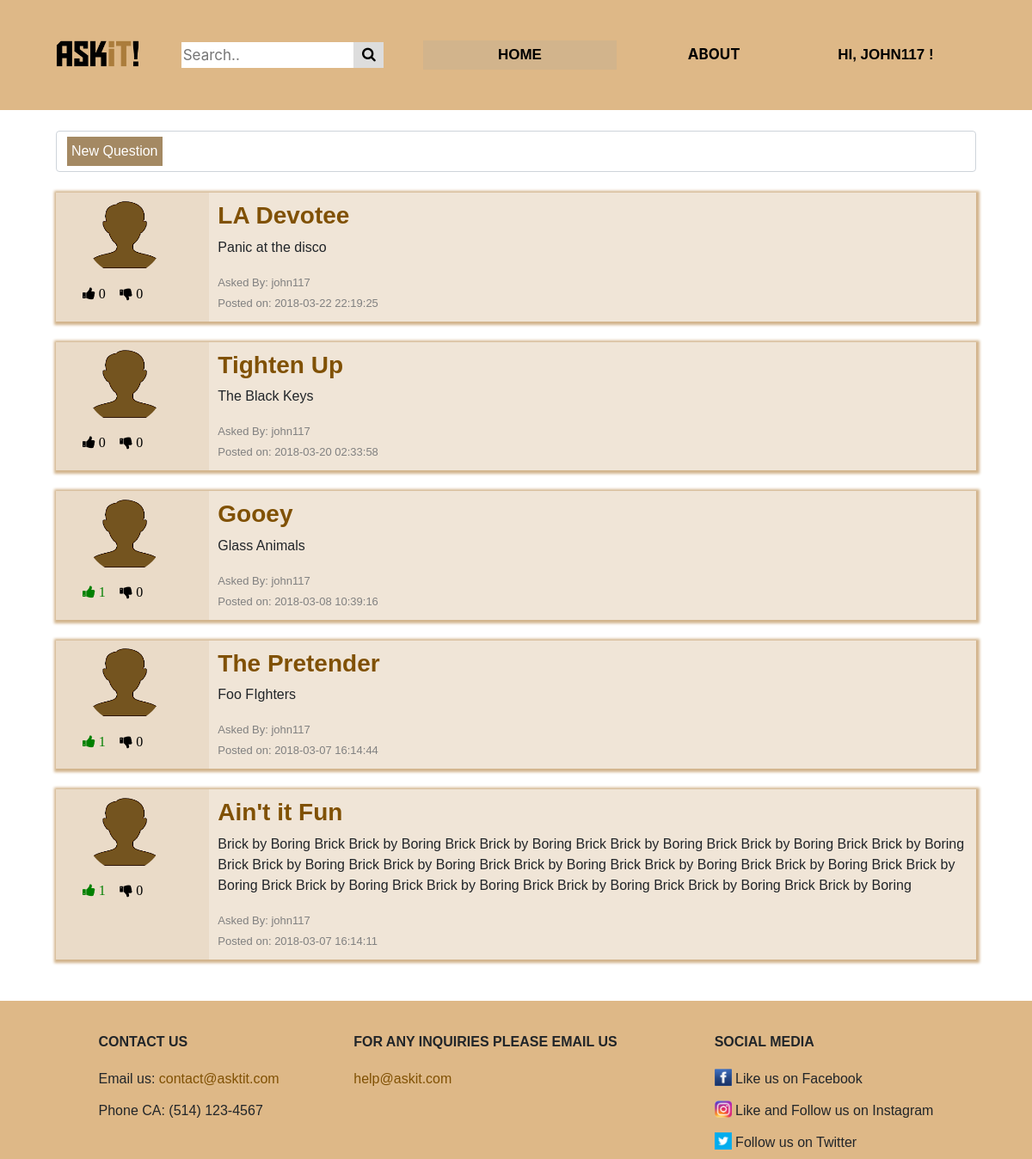
The app's page /home_page/homepage.php (signed in) with its own data.
### tables this page shows
CREATE TABLE IF NOT EXISTS `questions` (
  `id` int(11) NOT NULL AUTO_INCREMENT,
  `account_id` int(11) DEFAULT NULL,
  `header` varchar(100) NOT NULL DEFAULT 'Ain''t it Fun',
  `content` varchar(500) NOT NULL DEFAULT 'Brick by Boring Brick',
  `date` timestamp NOT NULL DEFAULT CURRENT_TIMESTAMP,
  `upvotes` mediumint(8) UNSIGNED NOT NULL DEFAULT '0',
  `downvotes` mediumint(8) UNSIGNED NOT NULL DEFAULT '0',
  `tags` varchar(100) NOT NULL DEFAULT 'noob',
  PRIMARY KEY (`id`),
  KEY `fk_questions_account_id` (`account_id`)
);

CREATE TABLE IF NOT EXISTS `accounts` (
  `id` int(11) NOT NULL AUTO_INCREMENT,
  `username` varchar(20) NOT NULL DEFAULT 'john117',
  `password` varchar(500) DEFAULT NULL,
  `name` varchar(25) NOT NULL DEFAULT 'default name',
  `last_name` varchar(25) NOT NULL DEFAULT 'default  last',
  `gender` set('Male','Female','Other') NOT NULL DEFAULT 'Male',
  `security_one` set('What is the first name of the person you first kissed?','What is the last name of the teacher who gave you your first failing grade?','What is your pets name?','What was the name of your elementary / primary school?','In what city or town does your nearest sibling live?','What was your childhood nickname?','What is the name of your favorite childhood friend?') DEFAULT 'What is the first name of the person you first kissed?',
  `security_two` set('In what city or town did your mother and father meet?','What is the middle name of your oldest child?','What is your favorite team?','What is your favorite movie?','What was your favorite sport in high school?','What was your favorite food as a child?','Who is your childhood sports hero?','What was the name of the company where you had your first job?') NOT NULL DEFAULT 'In what city or town did your mother and father meet?',
  `answer_one` varchar(20) NOT NULL DEFAULT 'a1',
  `answer_two` varchar(20) NOT NULL DEFAULT 'a2',
  `bio` varchar(500) NOT NULL DEFAULT 'Training to be like goku',
  `profession` set('Gamer','Student','Potatoe','Teacher','Professor','Hipster','Trainer','Sloth') NOT NULL DEFAULT 'Potatoe',
  `pin` varchar(4) DEFAULT NULL,
  `profile_picture_path` varchar(500) NOT NULL DEFAULT '../img/avatar2.png',
  PRIMARY KEY (`id`),
  UNIQUE KEY `username` (`username`)
);

### private/models/Vote.php (called while the page is built, shortened)
<?php
class Vote{
	public static function getClass($vote){
		if($vote){
			return $vote['vote'] == 1 ? 'is-liked': 'is-disliked';
		}
		return null;
	}
}

### public_html/home_page/homepage.php (the view, shortened to what this page needs)
<?php
  require "../../private/models/Vote.php";
  if($_SERVER["REQUEST_METHOD"] == "POST"){
    $log->lwrite("POST METHOD. for homepage.php");
  }
  else if($_SERVER["REQUEST_METHOD"] == "GET"){
    include('header.php');
    include_once('..\..\private\controllers\question_controller.php');
    echo "<link rel='stylesheet' type='text/css' href='../css/homepage.css'>";
      	$votes=[];
        $servername = $config['servername'];
        $username = $config['username'];
        $password = $config['password'];
        $dbname = $config['dbname'];
        $con = mysqli_connect($servername, $username, $password, $dbname) or die("Connection Failed");
   		$result = mysqli_query($con,"SELECT questions.*, accounts.username,accounts.name FROM questions AS questions INNER JOIN accounts ON accounts.id=questions.account_id ORDER BY date DESC, upvotes DESC, downvotes");
        try{
            $pdo = new PDO("mysql:host=$servername;dbname=$dbname", $username, $password);
            $pdo->setAttribute(PDO::ATTR_ERRMODE, PDO::ERRMODE_EXCEPTION);
        }catch(PDOException $e){
          echo "Connection failed: " . $e->getMessage();
        }
      	if(isset($_SESSION['userid'])){
            $req = $pdo -> prepare("SELECT * FROM votes WHERE ref=? AND user_id=?");
            $req->execute (['questions',$_SESSION['userid']]);
            while($vote=$req->fetch()){
              array_push($votes, $vote);
            }
      }
      echo "<main>";
      if(isset($_SESSION['userid'])){
      	echo "
          <br>
      		<form>
        		<div class='container'  ng-app='myApp' ng-controller='mainCtrl'>
          			<div class='form-control space'>
          				<button type='button' class=' btn-md newQuestionButton' onclick=" . '"location.href=' . "'newQuestion.php';" . '"'. "/>New Question</button>
          			</div>
          		</div>
      		</form>";
      	}
      echo "<br><div class='container'>";
 		 while($info = mysqli_fetch_array($result,MYSQLI_ASSOC)) {
 		 	$vote=getVote($votes,$info['id']);
	        if($info['id']==$vote['ref_id']){
	          $vote_class=Vote::getClass($vote);
	        }else{
	          $vote_class=Vote::getClass(false);
	        }
	        echo "
	          <div class='form-group row questionBlock'>
              <div class='col-md-2 '>";
                $file_path=$info['name'];
                if(!file_exists($file_path)) {
                $file_path = "..\img\avatar2.png";
                };
            echo "<div class='col-md-10'><img class='circle_img' src=".$file_path."></div>";
            echo"
	            <div class='details vote_btns ".$vote_class." '>
  	            <form action= '..\..\private\models\Like.php?ref=questions&ref_id=".$info['id']."&vote=1&page=homepage.php' method='POST'>
  	              <button type='submit' class='vote_btn vote_like' ";
  	              if(!isset($_SESSION['userid'])){
  	              	echo "disabled";
  	              }
  	            echo "><i class='fa fa-thumbs-up'> ". $info['upvotes'] . "</i></button>
  	            </form>
  	            <form action='..\..\private\models\Like.php?ref=questions&ref_id=".$info['id']."&vote=-1&page=homepage.php' method='POST'>
  	              <button type='submit' class='vote_btn vote_dislike' ";
  	              if(!isset($_SESSION['userid'])){
  	              	echo "disabled";
  	              }
  	            echo "><i class='fa fa-thumbs-down'> ". $info['downvotes'] . "</i></button>
  	              </form>
                  </div>
  	            </div>
  	            <div class='col-md-10 question'>
  	              <div>
  	              <a href='questionThreadPage.php?questionid=".$info['id']."'>
  	                <h3><strong>" . $info['header'] . "</strong></h3></a>
  	              </div>
  	              <p>" . $info['content'] . "
  	              </p>
  	              <span class = questionByDetail>Asked By: " .$info['username']. "<br>
  	              Posted on: " . $info['date'] . "</span>
	            </div>
	          </div><br>";
      		}
      echo '</div></main>';
  }
  function getVote($votes,$info_id){
      foreach ($votes as $vote) {
        if($vote['ref_id']==$info_id){
          return $vote;
        }
      }
      return false;
    }
  include("footer.php");
?>

### public_html/css/header.css (style rules this page uses)
.container { position: relative; max-width: 1100px; font-family: helvetica, sans-serif; }
.container img { float: left; }
html, body { height: 100%; }

### public_html/css/homepage.css (style rules this page uses)
.questionBlock { background-color: #eadbc8; display: flex; flex-direction: row; justify-content: space-between; max-width: 1100px; margin: auto; -webkit-box-shadow: 1px 1px 3px 3px #D2B48C; box-shadow: 1px 1px 3px 3px #D2B48C; }
.details { height: auto; order: 1; align-self: center; padding: 10px; }
.question { order: 2; width: 90%; background-color: #F0E5D7; padding:10px; }
.vote_btns { float:left; padding-top: 3.2%; padding-bottom: 3%; }
.vote_btns form { display: inline-block; }
.vote_btn { border: none; cursor:pointer; background: transparent; }
.vote_like:hover, .is-liked .vote_like { color:green; }
.questionByDetail { color: #808080; font-size: 13px; }
.circle_img { width:100px; height:100px; border-radius: 50%; padding: 5%; }
.newQuestionButton { background-color: #A48963; color: white; border: none; padding: 0px; outline: none; cursor: pointer; padding: 5px; border-color: black; }

### public_html/css/footer.css (style rules this page uses)
body { margin:0; padding:0; height:100%; }
.container { min-height:100%; font-family: helvetica, sans-serif; }
html, body { height: 100%; }
main { min-height: 57%; }
a { color: #805104; }

### records on screen
questions: upvotes "0", downvotes "0", header "LA Devotee", content "Panic at the disco", account.username "john117", date "2018-03-22 22:19:25"
questions: upvotes "0", downvotes "0", header "Tighten Up", content "The Black Keys", account.username "john117", date "2018-03-20 02:33:58"
questions: upvotes "1", downvotes "0", header "Gooey", content "Glass Animals", account.username "john117", date "2018-03-08 10:39:16"
questions: upvotes "1", downvotes "0", header "The Pretender", content "Foo FIghters", account.username "john117", date "2018-03-07 16:14:44"
questions: upvotes "1", downvotes "0", header "Ain't it Fun", content "Brick by Boring Brick Brick by Boring Brick Brick by Boring Brick Brick by Boring Brick Brick by Boring Brick Brick by Boring Brick Brick by Boring Brick Brick by Boring Brick Brick by Boring Brick Brick by Boring Brick Brick by Boring Brick Brick by Boring Brick Brick by Boring Brick Brick by Boring Brick Brick by Boring Brick Brick by Boring Brick Brick by Boring", account.username "john117", date "2018-03-07 16:14:11"

### other values on screen
$_SESSION['username'] "JOHN117"
